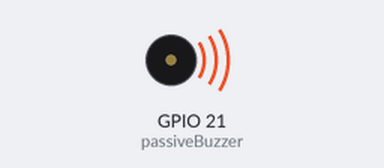
A program run on a simulated ESP32 board running MicroPython. On the bench: buzzer (waves = sounding).

Above: at 0.1 s.
Timing chart, 0 to 1.6 s (numbered marks = the images above):
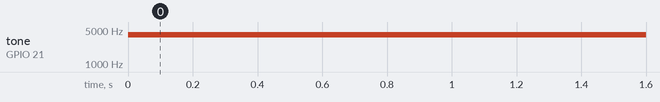

Measured:
- by itself, tone on GPIO 21 (passiveBuzzer): silent → 4000 Hz at 0.00 s

The program:

PassiveBuzzer.py
```python
# https://wokwi.com/projects/441803742575803393
from machine import Pin, PWM            # PWM til að vinna með hliðrænt gildi (ekki bara 0 og 1)
import time

# Passive buzzer er með grænt circuit á botninum.
passiveBuzzer = PWM(Pin(21))

while True:
    passiveBuzzer.init()          # enable PWM pinna
    passiveBuzzer.duty(900)       # to generate smooth sound waves (0 til 1023)
    passiveBuzzer.freq(4000)       # freq er notað til að vinna með tíðni, nótur eru t.d. frá 31 til 4978 sjá neðar.
    time.sleep_ms(500)
    passiveBuzzer.duty(0)         # skrifar út 0V, slökkva á hljóði


"""
# Notes and its equivalent frequency
B0  = 31
C1  = 33
CS1 = 35
D1  = 37
DS1 = 39
E1  = 41
F1  = 44
FS1 = 46
G1  = 49
GS1 = 52
A1  = 55
AS1 = 58
B1  = 62
C2  = 65
CS2 = 69
D2  = 73
DS2 = 78
E2  = 82
F2  = 87
FS2 = 93
G2  = 98
GS2 = 104
A2  = 110
AS2 = 117
B2  = 123
C3  = 131
CS3 = 139
D3  = 147
DS3 = 156
E3  = 165
F3  = 175
FS3 = 185
G3  = 196
GS3 = 208
A3  = 220
AS3 = 233
B3  = 247
C4  = 262
CS4 = 277
D4  = 294
DS4 = 311
E4  = 330
F4  = 349
FS4 = 370
G4  = 392
GS4 = 415
A4  = 440
AS4 = 466
B4  = 494
C5  = 523
CS5 = 554
D5  = 587
DS5 = 622
E5  = 659
F5  = 698
FS5 = 740
G5  = 784
GS5 = 831
A5  = 880
AS5 = 932
B5  = 988
C6  = 1047
CS6 = 1109
D6  = 1175
DS6 = 1245
E6  = 1319
F6  = 1397
FS6 = 1480
G6  = 1568
GS6 = 1661
A6  = 1760
AS6 = 1865
B6  = 1976
C7  = 2093
CS7 = 2217
D7  = 2349
DS7 = 2489
E7  = 2637
F7  = 2794
FS7 = 2960
G7  = 3136
GS7 = 3322
A7  = 3520
AS7 = 3729
B7  = 3951
C8  = 4186
CS8 = 4435
D8  = 4699
DS8 = 4978

"""
```
